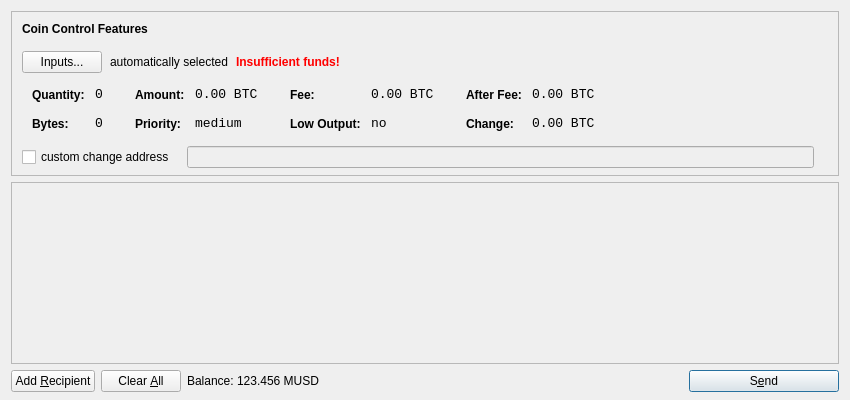
<?xml version="1.0" encoding="UTF-8"?>
<ui version="4.0">
 <class>SendCoinsDialog</class>
 <widget class="QDialog" name="SendCoinsDialog">
  <property name="geometry">
   <rect>
    <x>0</x>
    <y>0</y>
    <width>850</width>
    <height>400</height>
   </rect>
  </property>
  <property name="windowTitle">
   <string>Send Coins</string>
  </property>
  <layout class="QVBoxLayout" name="verticalLayout" stretch="0,1,0">
   <property name="bottomMargin">
    <number>8</number>
   </property>
   <item>
    <widget class="QFrame" name="frameCoinControl">
     <property name="sizePolicy">
      <sizepolicy hsizetype="Expanding" vsizetype="Expanding">
       <horstretch>0</horstretch>
       <verstretch>0</verstretch>
      </sizepolicy>
     </property>
     <property name="maximumSize">
      <size>
       <width>16777215</width>
       <height>16777215</height>
      </size>
     </property>
     <property name="frameShape">
      <enum>QFrame::StyledPanel</enum>
     </property>
     <property name="frameShadow">
      <enum>QFrame::Sunken</enum>
     </property>
     <layout class="QVBoxLayout" name="verticalLayoutCoinControl2">
      <property name="spacing">
       <number>-1</number>
      </property>
      <property name="leftMargin">
       <number>0</number>
      </property>
      <property name="topMargin">
       <number>0</number>
      </property>
      <property name="rightMargin">
       <number>0</number>
      </property>
      <property name="bottomMargin">
       <number>6</number>
      </property>
      <item>
       <layout class="QVBoxLayout" name="verticalLayoutCoinControl" stretch="0,0,0,0,1">
        <property name="spacing">
         <number>0</number>
        </property>
        <property name="leftMargin">
         <number>10</number>
        </property>
        <property name="topMargin">
         <number>10</number>
        </property>
        <item>
         <layout class="QHBoxLayout" name="horizontalLayoutCoinControl1">
          <property name="bottomMargin">
           <number>15</number>
          </property>
          <item>
           <widget class="QLabel" name="labelCoinControlFeatures">
            <property name="sizePolicy">
             <sizepolicy hsizetype="Preferred" vsizetype="Maximum">
              <horstretch>0</horstretch>
              <verstretch>0</verstretch>
             </sizepolicy>
            </property>
            <property name="font">
             <font>
              <weight>75</weight>
              <bold>true</bold>
             </font>
            </property>
            <property name="styleSheet">
             <string notr="true">font-weight:bold;</string>
            </property>
            <property name="text">
             <string>Coin Control Features</string>
            </property>
           </widget>
          </item>
         </layout>
        </item>
        <item>
         <layout class="QHBoxLayout" name="horizontalLayoutCoinControl2" stretch="0,0,0,0">
          <property name="spacing">
           <number>8</number>
          </property>
          <property name="bottomMargin">
           <number>10</number>
          </property>
          <item>
           <widget class="QPushButton" name="pushButtonCoinControl">
            <property name="styleSheet">
             <string notr="true"/>
            </property>
            <property name="text">
             <string>Inputs...</string>
            </property>
           </widget>
          </item>
          <item>
           <widget class="QLabel" name="labelCoinControlAutomaticallySelected">
            <property name="text">
             <string>automatically selected</string>
            </property>
            <property name="margin">
             <number>5</number>
            </property>
           </widget>
          </item>
          <item>
           <widget class="QLabel" name="labelCoinControlInsuffFunds">
            <property name="font">
             <font>
              <weight>75</weight>
              <bold>true</bold>
             </font>
            </property>
            <property name="styleSheet">
             <string notr="true">color:red;font-weight:bold;</string>
            </property>
            <property name="text">
             <string>Insufficient funds!</string>
            </property>
            <property name="margin">
             <number>5</number>
            </property>
           </widget>
          </item>
          <item>
           <spacer name="horizontalSpacerCoinControl">
            <property name="orientation">
             <enum>Qt::Horizontal</enum>
            </property>
            <property name="sizeHint" stdset="0">
             <size>
              <width>40</width>
              <height>1</height>
             </size>
            </property>
           </spacer>
          </item>
         </layout>
        </item>
        <item>
         <widget class="QWidget" name="widgetCoinControl" native="true">
          <property name="sizePolicy">
           <sizepolicy hsizetype="Preferred" vsizetype="Preferred">
            <horstretch>0</horstretch>
            <verstretch>0</verstretch>
           </sizepolicy>
          </property>
          <property name="minimumSize">
           <size>
            <width>0</width>
            <height>0</height>
           </size>
          </property>
          <property name="styleSheet">
           <string notr="true"/>
          </property>
          <layout class="QHBoxLayout" name="horizontalLayoutCoinControl5">
           <property name="margin">
            <number>0</number>
           </property>
           <item>
            <layout class="QHBoxLayout" name="horizontalLayoutCoinControl3" stretch="0,0,0,1">
             <property name="spacing">
              <number>20</number>
             </property>
             <property name="topMargin">
              <number>0</number>
             </property>
             <property name="bottomMargin">
              <number>10</number>
             </property>
             <item>
              <layout class="QFormLayout" name="formLayoutCoinControl1">
               <property name="horizontalSpacing">
                <number>10</number>
               </property>
               <property name="verticalSpacing">
                <number>14</number>
               </property>
               <property name="leftMargin">
                <number>10</number>
               </property>
               <property name="topMargin">
                <number>4</number>
               </property>
               <property name="rightMargin">
                <number>6</number>
               </property>
               <item row="0" column="0">
                <widget class="QLabel" name="labelCoinControlQuantityText">
                 <property name="styleSheet">
                  <string notr="true">font-weight:bold;</string>
                 </property>
                 <property name="text">
                  <string>Quantity:</string>
                 </property>
                 <property name="margin">
                  <number>0</number>
                 </property>
                </widget>
               </item>
               <item row="0" column="1">
                <widget class="QLabel" name="labelCoinControlQuantity">
                 <property name="font">
                  <font>
                   <family>Monospace</family>
                   <pointsize>10</pointsize>
                  </font>
                 </property>
                 <property name="cursor">
                  <cursorShape>IBeamCursor</cursorShape>
                 </property>
                 <property name="contextMenuPolicy">
                  <enum>Qt::ActionsContextMenu</enum>
                 </property>
                 <property name="text">
                  <string notr="true">0</string>
                 </property>
                 <property name="margin">
                  <number>0</number>
                 </property>
                 <property name="textInteractionFlags">
                  <set>Qt::LinksAccessibleByMouse|Qt::TextSelectableByKeyboard|Qt::TextSelectableByMouse</set>
                 </property>
                </widget>
               </item>
               <item row="1" column="0">
                <widget class="QLabel" name="labelCoinControlBytesText">
                 <property name="styleSheet">
                  <string notr="true">font-weight:bold;</string>
                 </property>
                 <property name="text">
                  <string>Bytes:</string>
                 </property>
                </widget>
               </item>
               <item row="1" column="1">
                <widget class="QLabel" name="labelCoinControlBytes">
                 <property name="font">
                  <font>
                   <family>Monospace</family>
                   <pointsize>10</pointsize>
                  </font>
                 </property>
                 <property name="cursor">
                  <cursorShape>IBeamCursor</cursorShape>
                 </property>
                 <property name="contextMenuPolicy">
                  <enum>Qt::ActionsContextMenu</enum>
                 </property>
                 <property name="text">
                  <string notr="true">0</string>
                 </property>
                 <property name="textInteractionFlags">
                  <set>Qt::LinksAccessibleByMouse|Qt::TextSelectableByKeyboard|Qt::TextSelectableByMouse</set>
                 </property>
                </widget>
               </item>
              </layout>
             </item>
             <item>
              <layout class="QFormLayout" name="formLayoutCoinControl2">
               <property name="horizontalSpacing">
                <number>10</number>
               </property>
               <property name="verticalSpacing">
                <number>14</number>
               </property>
               <property name="leftMargin">
                <number>6</number>
               </property>
               <property name="topMargin">
                <number>4</number>
               </property>
               <property name="rightMargin">
                <number>6</number>
               </property>
               <item row="0" column="0">
                <widget class="QLabel" name="labelCoinControlAmountText">
                 <property name="styleSheet">
                  <string notr="true">font-weight:bold;</string>
                 </property>
                 <property name="text">
                  <string>Amount:</string>
                 </property>
                 <property name="margin">
                  <number>0</number>
                 </property>
                </widget>
               </item>
               <item row="0" column="1">
                <widget class="QLabel" name="labelCoinControlAmount">
                 <property name="font">
                  <font>
                   <family>Monospace</family>
                   <pointsize>10</pointsize>
                  </font>
                 </property>
                 <property name="cursor">
                  <cursorShape>IBeamCursor</cursorShape>
                 </property>
                 <property name="contextMenuPolicy">
                  <enum>Qt::ActionsContextMenu</enum>
                 </property>
                 <property name="text">
                  <string notr="true">0.00 BTC</string>
                 </property>
                 <property name="textInteractionFlags">
                  <set>Qt::LinksAccessibleByMouse|Qt::TextSelectableByKeyboard|Qt::TextSelectableByMouse</set>
                 </property>
                </widget>
               </item>
               <item row="1" column="0">
                <widget class="QLabel" name="labelCoinControlPriorityText">
                 <property name="styleSheet">
                  <string notr="true">font-weight:bold;</string>
                 </property>
                 <property name="text">
                  <string>Priority:</string>
                 </property>
                </widget>
               </item>
               <item row="1" column="1">
                <widget class="QLabel" name="labelCoinControlPriority">
                 <property name="font">
                  <font>
                   <family>Monospace</family>
                   <pointsize>10</pointsize>
                  </font>
                 </property>
                 <property name="cursor">
                  <cursorShape>IBeamCursor</cursorShape>
                 </property>
                 <property name="contextMenuPolicy">
                  <enum>Qt::ActionsContextMenu</enum>
                 </property>
                 <property name="text">
                  <string>medium</string>
                 </property>
                 <property name="textInteractionFlags">
                  <set>Qt::LinksAccessibleByMouse|Qt::TextSelectableByKeyboard|Qt::TextSelectableByMouse</set>
                 </property>
                </widget>
               </item>
              </layout>
             </item>
             <item>
              <layout class="QFormLayout" name="formLayoutCoinControl3">
               <property name="horizontalSpacing">
                <number>10</number>
               </property>
               <property name="verticalSpacing">
                <number>14</number>
               </property>
               <property name="leftMargin">
                <number>6</number>
               </property>
               <property name="topMargin">
                <number>4</number>
               </property>
               <property name="rightMargin">
                <number>6</number>
               </property>
               <item row="0" column="0">
                <widget class="QLabel" name="labelCoinControlFeeText">
                 <property name="styleSheet">
                  <string notr="true">font-weight:bold;</string>
                 </property>
                 <property name="text">
                  <string>Fee:</string>
                 </property>
                 <property name="margin">
                  <number>0</number>
                 </property>
                </widget>
               </item>
               <item row="0" column="1">
                <widget class="QLabel" name="labelCoinControlFee">
                 <property name="font">
                  <font>
                   <family>Monospace</family>
                   <pointsize>10</pointsize>
                  </font>
                 </property>
                 <property name="cursor">
                  <cursorShape>IBeamCursor</cursorShape>
                 </property>
                 <property name="contextMenuPolicy">
                  <enum>Qt::ActionsContextMenu</enum>
                 </property>
                 <property name="text">
                  <string notr="true">0.00 BTC</string>
                 </property>
                 <property name="textInteractionFlags">
                  <set>Qt::LinksAccessibleByMouse|Qt::TextSelectableByKeyboard|Qt::TextSelectableByMouse</set>
                 </property>
                </widget>
               </item>
               <item row="1" column="0">
                <widget class="QLabel" name="labelCoinControlLowOutputText">
                 <property name="styleSheet">
                  <string notr="true">font-weight:bold;</string>
                 </property>
                 <property name="text">
                  <string>Low Output:</string>
                 </property>
                </widget>
               </item>
               <item row="1" column="1">
                <widget class="QLabel" name="labelCoinControlLowOutput">
                 <property name="font">
                  <font>
                   <family>Monospace</family>
                   <pointsize>10</pointsize>
                  </font>
                 </property>
                 <property name="cursor">
                  <cursorShape>IBeamCursor</cursorShape>
                 </property>
                 <property name="contextMenuPolicy">
                  <enum>Qt::ActionsContextMenu</enum>
                 </property>
                 <property name="text">
                  <string>no</string>
                 </property>
                 <property name="textInteractionFlags">
                  <set>Qt::LinksAccessibleByMouse|Qt::TextSelectableByKeyboard|Qt::TextSelectableByMouse</set>
                 </property>
                </widget>
               </item>
              </layout>
             </item>
             <item>
              <layout class="QFormLayout" name="formLayoutCoinControl4">
               <property name="horizontalSpacing">
                <number>10</number>
               </property>
               <property name="verticalSpacing">
                <number>14</number>
               </property>
               <property name="leftMargin">
                <number>6</number>
               </property>
               <property name="topMargin">
                <number>4</number>
               </property>
               <property name="rightMargin">
                <number>6</number>
               </property>
               <item row="0" column="0">
                <widget class="QLabel" name="labelCoinControlAfterFeeText">
                 <property name="styleSheet">
                  <string notr="true">font-weight:bold;</string>
                 </property>
                 <property name="text">
                  <string>After Fee:</string>
                 </property>
                 <property name="margin">
                  <number>0</number>
                 </property>
                </widget>
               </item>
               <item row="0" column="1">
                <widget class="QLabel" name="labelCoinControlAfterFee">
                 <property name="font">
                  <font>
                   <family>Monospace</family>
                   <pointsize>10</pointsize>
                  </font>
                 </property>
                 <property name="cursor">
                  <cursorShape>IBeamCursor</cursorShape>
                 </property>
                 <property name="contextMenuPolicy">
                  <enum>Qt::ActionsContextMenu</enum>
                 </property>
                 <property name="text">
                  <string notr="true">0.00 BTC</string>
                 </property>
                 <property name="textInteractionFlags">
                  <set>Qt::LinksAccessibleByMouse|Qt::TextSelectableByKeyboard|Qt::TextSelectableByMouse</set>
                 </property>
                </widget>
               </item>
               <item row="1" column="0">
                <widget class="QLabel" name="labelCoinControlChangeText">
                 <property name="styleSheet">
                  <string notr="true">font-weight:bold;</string>
                 </property>
                 <property name="text">
                  <string>Change:</string>
                 </property>
                </widget>
               </item>
               <item row="1" column="1">
                <widget class="QLabel" name="labelCoinControlChange">
                 <property name="font">
                  <font>
                   <family>Monospace</family>
                   <pointsize>10</pointsize>
                  </font>
                 </property>
                 <property name="cursor">
                  <cursorShape>IBeamCursor</cursorShape>
                 </property>
                 <property name="contextMenuPolicy">
                  <enum>Qt::ActionsContextMenu</enum>
                 </property>
                 <property name="text">
                  <string notr="true">0.00 BTC</string>
                 </property>
                 <property name="textInteractionFlags">
                  <set>Qt::LinksAccessibleByMouse|Qt::TextSelectableByKeyboard|Qt::TextSelectableByMouse</set>
                 </property>
                </widget>
               </item>
              </layout>
             </item>
            </layout>
           </item>
          </layout>
         </widget>
        </item>
        <item>
         <layout class="QHBoxLayout" name="horizontalLayoutCoinControl4" stretch="0,0,0">
          <property name="spacing">
           <number>12</number>
          </property>
          <property name="sizeConstraint">
           <enum>QLayout::SetDefaultConstraint</enum>
          </property>
          <property name="topMargin">
           <number>5</number>
          </property>
          <property name="rightMargin">
           <number>5</number>
          </property>
          <item>
           <widget class="QCheckBox" name="checkBoxCoinControlChange">
            <property name="text">
             <string>custom change address</string>
            </property>
           </widget>
          </item>
          <item>
           <widget class="QLineEdit" name="lineEditCoinControlChange">
            <property name="enabled">
             <bool>false</bool>
            </property>
            <property name="sizePolicy">
             <sizepolicy hsizetype="Expanding" vsizetype="Fixed">
              <horstretch>0</horstretch>
              <verstretch>0</verstretch>
             </sizepolicy>
            </property>
           </widget>
          </item>
          <item>
           <widget class="QLabel" name="labelCoinControlChangeLabel">
            <property name="sizePolicy">
             <sizepolicy hsizetype="Preferred" vsizetype="Expanding">
              <horstretch>0</horstretch>
              <verstretch>0</verstretch>
             </sizepolicy>
            </property>
            <property name="minimumSize">
             <size>
              <width>0</width>
              <height>0</height>
             </size>
            </property>
            <property name="text">
             <string/>
            </property>
            <property name="margin">
             <number>3</number>
            </property>
           </widget>
          </item>
         </layout>
        </item>
        <item>
         <spacer name="verticalSpacerCoinControl">
          <property name="orientation">
           <enum>Qt::Vertical</enum>
          </property>
          <property name="sizeHint" stdset="0">
           <size>
            <width>800</width>
            <height>1</height>
           </size>
          </property>
         </spacer>
        </item>
       </layout>
      </item>
     </layout>
    </widget>
   </item>
   <item>
    <widget class="QScrollArea" name="scrollArea">
     <property name="widgetResizable">
      <bool>true</bool>
     </property>
     <widget class="QWidget" name="scrollAreaWidgetContents">
      <property name="geometry">
       <rect>
        <x>0</x>
        <y>0</y>
        <width>830</width>
        <height>165</height>
       </rect>
      </property>
      <layout class="QVBoxLayout" name="verticalLayout_2">
       <property name="margin">
        <number>0</number>
       </property>
       <item>
        <layout class="QVBoxLayout" name="entries">
         <property name="spacing">
          <number>6</number>
         </property>
        </layout>
       </item>
       <item>
        <spacer name="verticalSpacer">
         <property name="orientation">
          <enum>Qt::Vertical</enum>
         </property>
         <property name="sizeHint" stdset="0">
          <size>
           <width>20</width>
           <height>40</height>
          </size>
         </property>
        </spacer>
       </item>
      </layout>
     </widget>
    </widget>
   </item>
   <item>
    <layout class="QHBoxLayout" name="horizontalLayout">
     <item>
      <widget class="QPushButton" name="addButton">
       <property name="toolTip">
        <string>Send to multiple recipients at once</string>
       </property>
       <property name="text">
        <string>Add &amp;Recipient</string>
       </property>
       <property name="icon">
        <iconset resource="../bitcoin.qrc">
         <normaloff>:/icons/add</normaloff>:/icons/add</iconset>
       </property>
       <property name="autoDefault">
        <bool>false</bool>
       </property>
      </widget>
     </item>
     <item>
      <widget class="QPushButton" name="clearButton">
       <property name="sizePolicy">
        <sizepolicy hsizetype="Minimum" vsizetype="Fixed">
         <horstretch>0</horstretch>
         <verstretch>0</verstretch>
        </sizepolicy>
       </property>
       <property name="toolTip">
        <string>Remove all transaction fields</string>
       </property>
       <property name="text">
        <string>Clear &amp;All</string>
       </property>
       <property name="icon">
        <iconset resource="../bitcoin.qrc">
         <normaloff>:/icons/remove</normaloff>:/icons/remove</iconset>
       </property>
       <property name="autoRepeatDelay">
        <number>300</number>
       </property>
       <property name="autoDefault">
        <bool>false</bool>
       </property>
      </widget>
     </item>
     <item>
      <layout class="QHBoxLayout" name="horizontalLayout_2">
       <property name="spacing">
        <number>3</number>
       </property>
       <item>
        <widget class="QLabel" name="label">
         <property name="text">
          <string>Balance:</string>
         </property>
        </widget>
       </item>
       <item>
        <widget class="QLabel" name="labelBalance">
         <property name="cursor">
          <cursorShape>IBeamCursor</cursorShape>
         </property>
         <property name="text">
          <string>123.456 MUSD</string>
         </property>
         <property name="textInteractionFlags">
          <set>Qt::LinksAccessibleByMouse|Qt::TextSelectableByKeyboard|Qt::TextSelectableByMouse</set>
         </property>
        </widget>
       </item>
      </layout>
     </item>
     <item>
      <spacer name="horizontalSpacer">
       <property name="orientation">
        <enum>Qt::Horizontal</enum>
       </property>
       <property name="sizeHint" stdset="0">
        <size>
         <width>40</width>
         <height>20</height>
        </size>
       </property>
      </spacer>
     </item>
     <item>
      <widget class="QPushButton" name="sendButton">
       <property name="minimumSize">
        <size>
         <width>150</width>
         <height>0</height>
        </size>
       </property>
       <property name="toolTip">
        <string>Confirm the send action</string>
       </property>
       <property name="text">
        <string>S&amp;end</string>
       </property>
       <property name="icon">
        <iconset resource="../bitcoin.qrc">
         <normaloff>:/icons/send</normaloff>:/icons/send</iconset>
       </property>
       <property name="default">
        <bool>true</bool>
       </property>
      </widget>
     </item>
    </layout>
   </item>
  </layout>
 </widget>
 <resources>
  <include location="../bitcoin.qrc"/>
 </resources>
 <connections/>
</ui>
